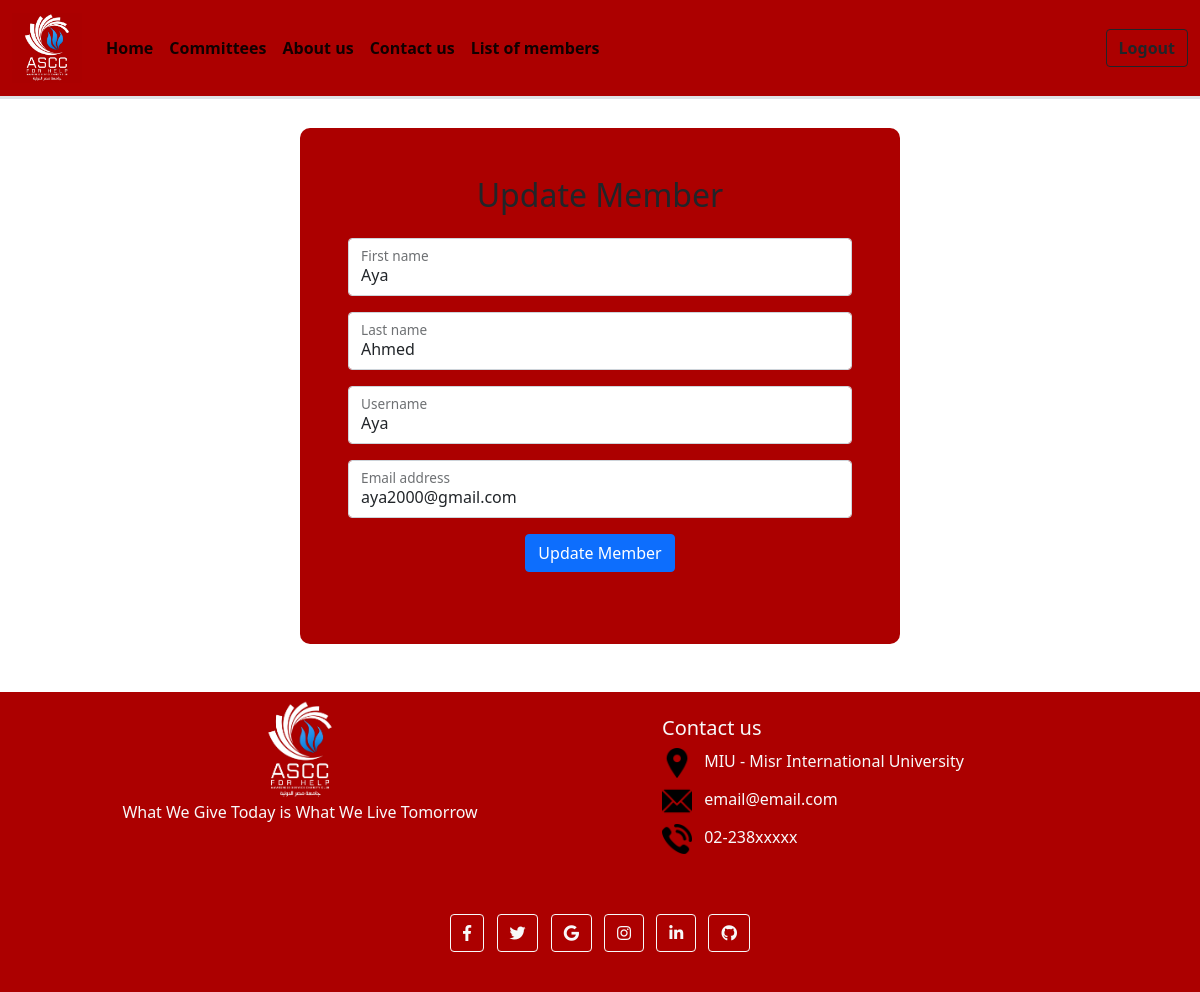
/update/2 (signed in), run on the app's committed database.
### Asec/models.py (models this page shows)
class User(AbstractUser):
    committeeId = models.ForeignKey("Committee", on_delete=models.CASCADE,blank=True,null=True)
    roleId = models.ForeignKey("Role", on_delete=models.CASCADE,blank=True,null=True)

### Asec/views.py (the view, shortened to what this page needs)
# urls.py: path('update/<int:id>', views.update, name='update'),
def update(request,id):
    if request.user.is_superuser:
        if request.method == 'GET':
            member = User.objects.get(id=id)
            return render(request, "Admin/update_member.html", {
                    "member": member
                })
    else:
        logout(request)
        return render(request, "Authentication/login.html", {
                "message": "Requires admin previliges"
            })

### Asec/Templates/Admin/update_member.html (shortened to what this page needs)
{% extends "General/layout.html" %}
{% block content %}
<div
    class="container-lg my-5 p-5 "
    style="background-color: rgb(172, 0, 0); border-radius: 10px; width: 600px;"
>
    <h2 class="mb-4 text-center">Update Member</h2>
    <form action="{% url 'update' id=member.id%}" method="POST">
        <div class="form-floating mb-3">
            <input type="text" class="form-control" id="firstName" placeholder="First name" name="firstName" value="{{ member.first_name}}" required >
            <label for="firstName">First name</label>
        </div>
        <div class="form-floating mb-3">
            <input type="text" class="form-control" id="lastName" placeholder="Last name" name="lastName" value="{{ member.last_name}}" required>
            <label for="lastName">Last name</label>
        </div>
        <div class="form-floating mb-3">
            <input type="text" class="form-control" id="username" placeholder="Username" name="username" value="{{ member.username}}" required>
            <label for="username">Username</label>
        </div>
        <div class="form-floating mb-3">
            <input type="email" class="form-control" id="email" placeholder="name@example.com" name="email" value="{{ member.email}}" required>
            <label for="email">Email address</label>
        </div>
        <div class="text-center text-light">
            <input type="submit" class="btn btn-primary btn-block mb-4" value="Update Member">
        </div>
    </form>
</div>
{% endblock %}

### Asec/static/styles/general.css (style rules this page uses)
body { margin: 0; padding-top: 80px; background-color: rgb(250, 250, 250); }

### data on the page
User: firstName "Aya", lastName "Ahmed", username "Aya", email "aya2000@gmail.com"
